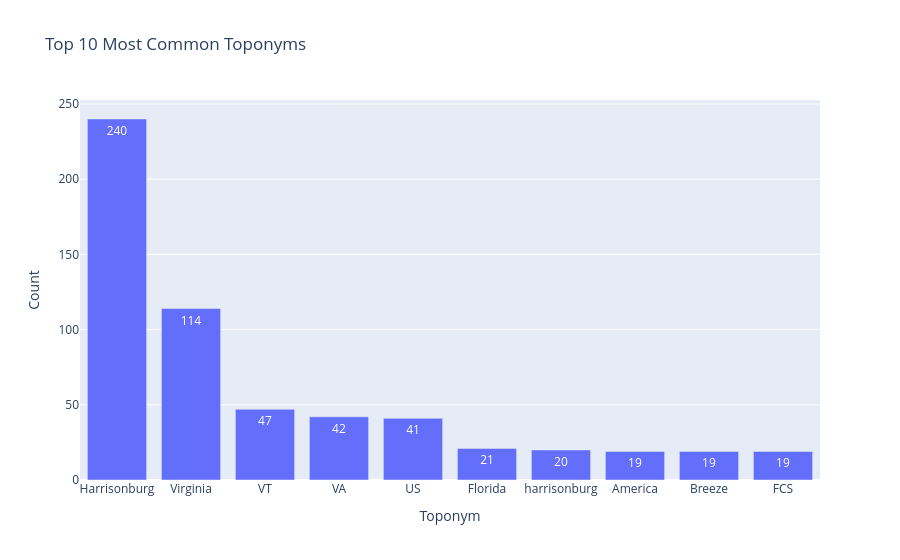

Notebook code cell kept with this figure:
### Markdown cell above
### 7 Visualizing Toponyms

A bar chart is a natural fit here — each bar represents one place name, and its height shows how often it appears. `px.bar()` takes the DataFrame we just built and maps `Toponym` to the x-axis and `Count` to the y-axis.

### Code cell
import plotly.express as px

# Take the top 10 most common toponyms for plotting
toponym_counts_top10 = toponym_counts_df.head(10)

# Create the bar chart using Plotly
fig = px.bar(
    toponym_counts_top10,
    x='Toponym',
    y='Count',
    title='Top 10 Most Common Toponyms',
    text='Count'
)

# Display the plot
fig.show()

### Figure 1 — Plotly figure (JSON) as saved in the notebook; plotly's stock layout.template omitted (floating-point values rounded to 4 significant figures)
{"data": [{"hovertemplate": "Toponym=%{x}<br>Count=%{text}<extra></extra>", "legendgroup": "", "marker": {"color": "#636efa", "pattern": {"shape": ""}}, "name": "", "orientation": "v", "showlegend": false, "text": [240.0, 114.0, 47.0, 42.0, 41.0, 21.0, 20.0, 19.0, 19.0, 19.0], "textposition": "auto", "type": "bar", "x": ["Harrisonburg", "Virginia", "VT", "VA", "US", "Florida", "harrisonburg", "America", "Breeze", "FCS"], "xaxis": "x", "y": [240, 114, 47, 42, 41, 21, 20, 19, 19, 19], "yaxis": "y"}], "layout": {"barmode": "relative", "legend": {"tracegroupgap": 0}, "title": {"text": "Top 10 Most Common Toponyms"}, "xaxis": {"anchor": "y", "domain": [0, 1], "title": {"text": "Toponym"}}, "yaxis": {"anchor": "x", "domain": [0, 1], "title": {"text": "Count"}}}}
